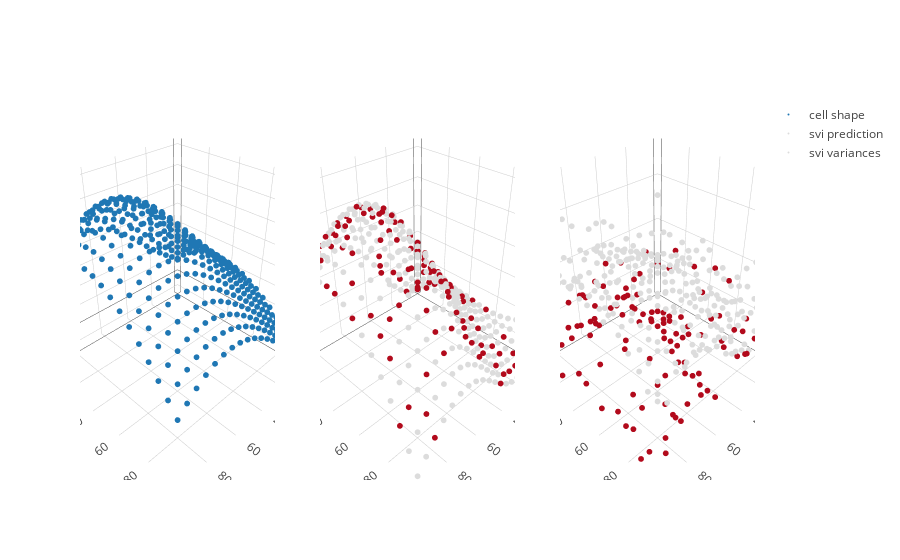

The notebook cell saved with this chart:
### Markdown cell above
From the SVI inference, we get an estimate of $s$, as well as the posterior variance. We could then use this posterior variance to select the next set of points to stimulate.

### Code cell
trace_svipred = go.Scatter3d(x = X[:,0], y = X[:,1], z=inf_svi.predict(), mode = 'markers', marker=dict(size = 2, color = color), name = "svi prediction")
trace_svivar = go.Scatter3d(x = X[:,0], y = X[:,1], z=np.exp(inf_svi.q_S), mode = 'markers', marker=dict(size = 2, color = color), name = "svi variances")
fig = tools.make_subplots(rows=1, cols=3, specs=[[{'is_3d': True}, {'is_3d': True}, {'is_3d': True}]])
fig.append_trace(trace_func, 1, 1)
fig.append_trace(trace_svipred, 1, 2)
fig.append_trace(trace_svivar, 1, 3)
iplot(fig)

### Figure 1 — Plotly figure (JSON) as saved in the notebook; plotly's stock layout.template omitted (floating-point values rounded to 4 significant figures; data arrays with more than 128 entries replaced by an {"elided": "..."} marker saying what was removed)
{"data": [{"marker": {"size": 2}, "mode": "markers", "name": "cell shape", "scene": "scene1", "type": "scatter3d", "x": {"elided": "400 int values"}, "y": {"elided": "400 int values"}, "z": {"elided": "400 float values"}}, {"marker": {"color": {"elided": "400 int values"}, "size": 2}, "mode": "markers", "name": "svi prediction", "scene": "scene2", "type": "scatter3d", "x": {"elided": "400 int values"}, "y": {"elided": "400 int values"}, "z": {"elided": "400 float values"}}, {"marker": {"color": {"elided": "400 int values"}, "size": 2}, "mode": "markers", "name": "svi variances", "scene": "scene3", "type": "scatter3d", "x": {"elided": "400 int values"}, "y": {"elided": "400 int values"}, "z": {"elided": "400 float values"}}], "layout": {"scene1": {"domain": {"x": [0, 0.2889], "y": [0, 1]}}, "scene2": {"domain": {"x": [0.3556, 0.6444], "y": [0, 1]}}, "scene3": {"domain": {"x": [0.7111, 1], "y": [0, 1]}}}}
